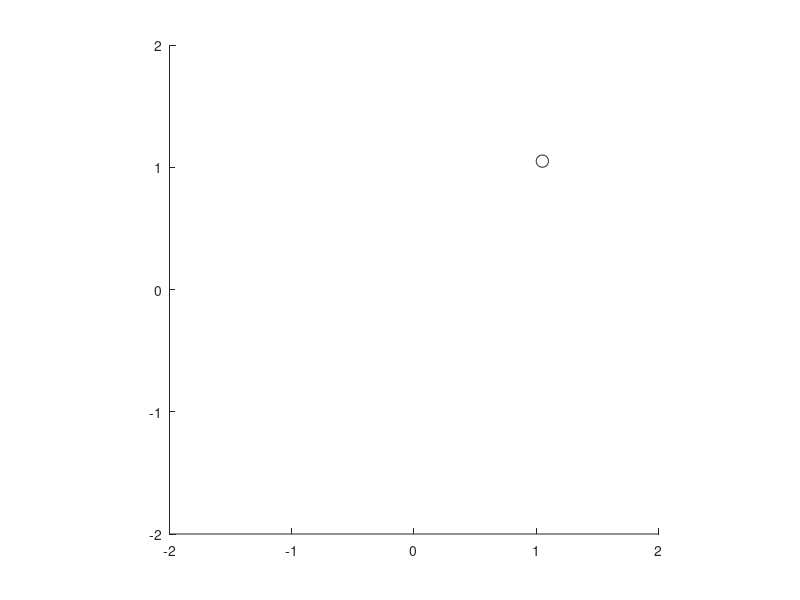

Here is the MATLAB script that generated this plot:
x = [0 1];
y = [1 1];
numSteps = 100;
% Calculate the trajectory by linear interpolation of the x and y coordinate.
trajectory = [ linspace(x(1),x(2),numSteps); linspace(y(1),y(2),numSteps) ];
% Make figure with axes.
figure; axis square;
set(gca,'XLim',[-2 2], 'YLim', [-2 2]);
% Make the moving point object, starting at point [x(1), y(1)].
movingPoint = rectangle( 'Parent', gca, 'Position', [x(1), y(1), .1, .1], 'Curvature', [1 1] );
% Make the frames for the movie.
for frameNr = 1 : numSteps
  set( movingPoint, 'Position', [trajectory(1,frameNr), trajectory(2,frameNr), .1, .1] );
  frames(frameNr) = getframe;
end